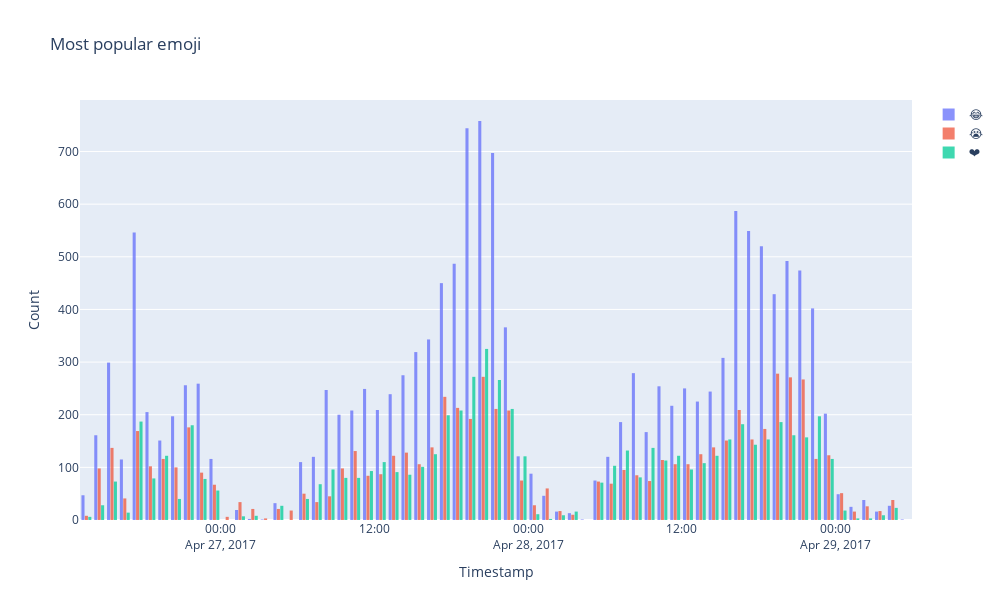

Notebook code cell kept with this figure:
### Code cell
plotly_compare(ty='emoji', amt=3)

### Figure 1 — Plotly figure (JSON) as saved in the notebook; plotly's stock layout.template omitted (floating-point values rounded to 4 significant figures; data arrays with more than 128 entries replaced by an {"elided": "..."} marker saying what was removed)
{"data": [{"name": "😂", "opacity": 0.75, "type": "histogram", "x": {"elided": "14848 str values"}, "xbins": {"size": 3600000}}, {"name": "😭", "opacity": 0.75, "type": "histogram", "x": {"elided": "6624 str values"}, "xbins": {"size": 3600000}}, {"name": "❤", "opacity": 0.75, "type": "histogram", "x": {"elided": "6104 str values"}, "xbins": {"size": 3600000}}], "layout": {"bargap": 0.2, "bargroupgap": 0.1, "height": 600, "title": {"text": "Most popular emoji"}, "width": 1000, "xaxis": {"autorange": true, "range": ["2017-04-26 13:00", "2017-04-29 06:00"], "title": {"text": "Timestamp"}, "type": "date"}, "yaxis": {"autorange": true, "range": [0, 797.9], "title": {"text": "Count"}}}}
